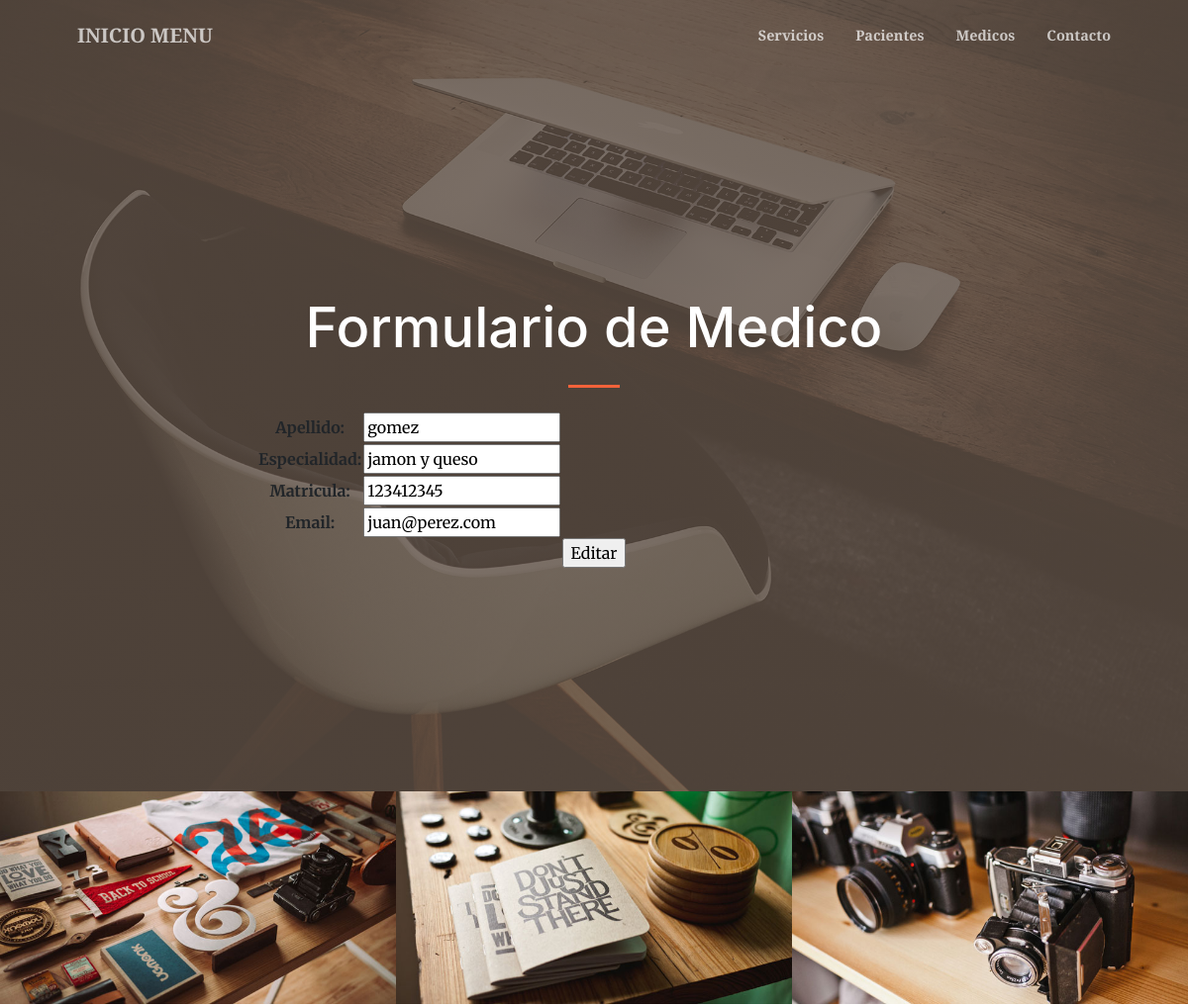
The page /AppMedica/editarMedicos/123412345/ (upper part) on the database as committed earlier.
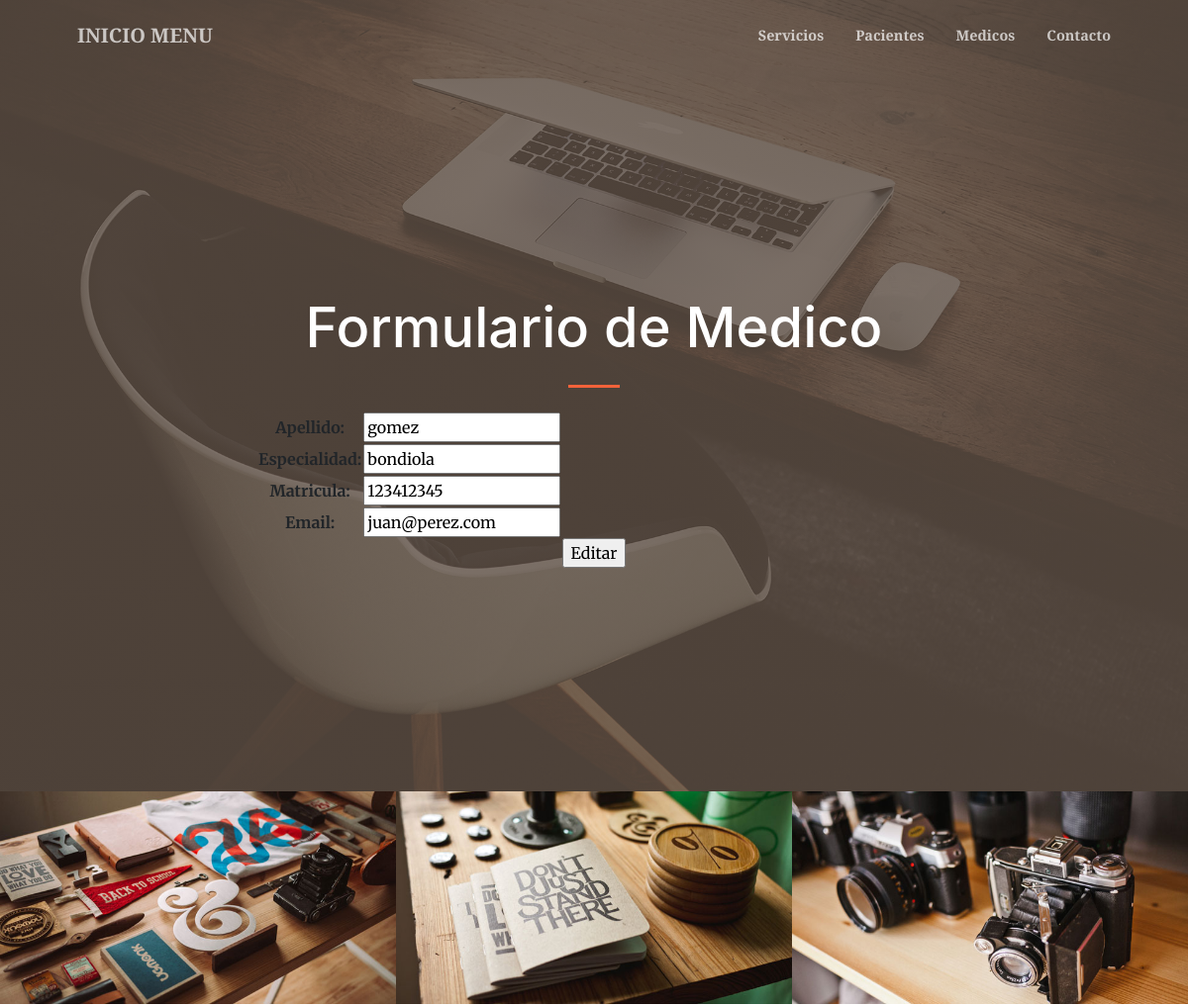
The same page on the database as committed later.
### AppMedica/models.py (models this page shows, shortened)
class Medico(models.Model):
    apellido = models.CharField(max_length=40)
    especialidad = models.CharField(max_length=40)
    matricula = models.IntegerField()
    email = models.EmailField()

### AppMedica/views.py (the view)
# urls.py: path('editarMedicos/<matricula_para_editar>/', views.editarMedicos, name="EditarMedicos"),
def editarMedicos(request, matricula_para_editar):
    medico = Medico.objects.get(matricula=matricula_para_editar)
    if request.method == "POST":
        miFormulario = MedicoFormulario(request.POST)
        if miFormulario.is_valid():
            informacion = miFormulario.cleaned_data
            medico.apellido=informacion["apellido"]
            medico.especialidad=informacion["especialidad"]
            medico.matricula=informacion["matricula"]
            medico.email=informacion["email"]
            medico.save()
            return render(request,'AppMedica/inicio.html')
    else:
        miFormulario = MedicoFormulario(initial={"apellido":medico.apellido,"especialidad":medico.especialidad,"matricula":medico.matricula,"email":medico.email})
    return render(request,'AppMedica/editarMedicos.html',{"miFormulario":miFormulario, "matricula_para_editar": matricula_para_editar})

### AppMedica/forms.py
class MedicoFormulario(forms.Form):
    apellido = forms.CharField(max_length=40)
    especialidad = forms.CharField(max_length=40)
    matricula = forms.IntegerField()
    email = forms.EmailField()

### AppMedica/templates/AppMedica/editarMedicos.html (shortened to what this page needs)
{% extends 'AppMedica/padre.html' %}
{% load static %}
    {% block contenido %}
        <h1 class="text-white font-weight-bold">Formulario de Medico</h1>
    {% endblock %}
    {% block contenido2 %}
            <form action="" method="POST">{% csrf_token %}
                <table>
                {{  miFormulario.as_table    }}
                </table>
                <input type="submit" value="Editar">
            </form>
    {% endblock %}

Rows that differ between the two databases and show on the page:
changed Medico "gomez": especialidad "jamon y queso" → "bondiola"
